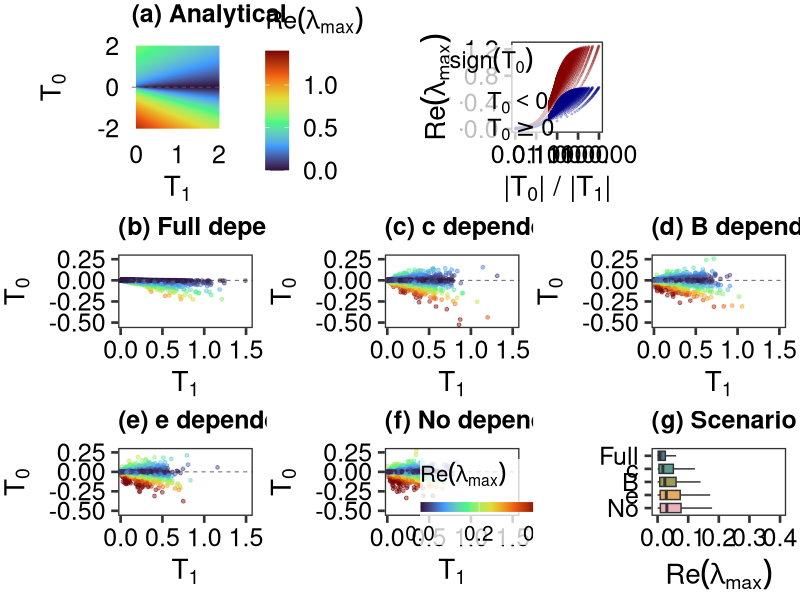
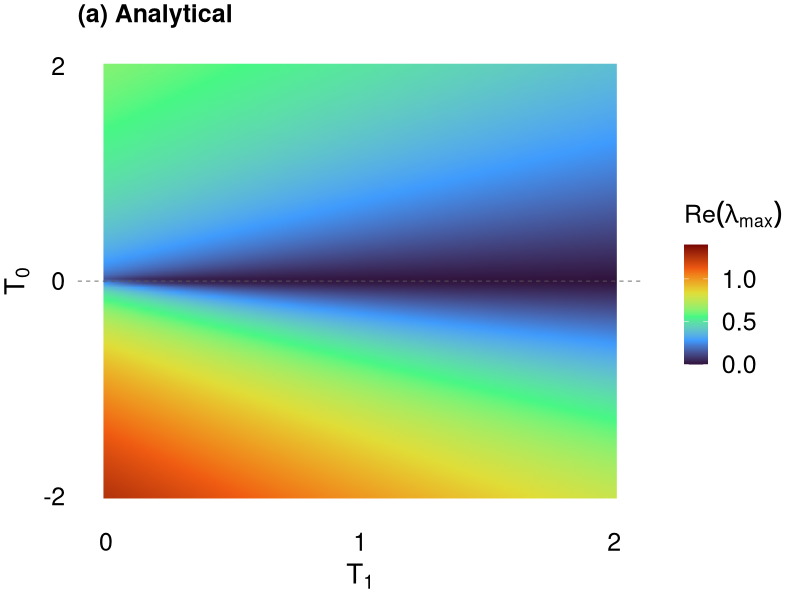
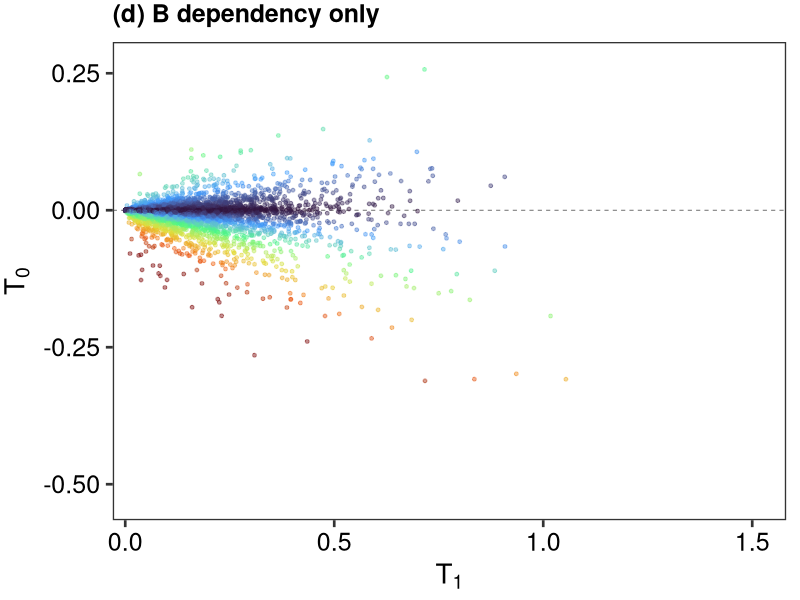
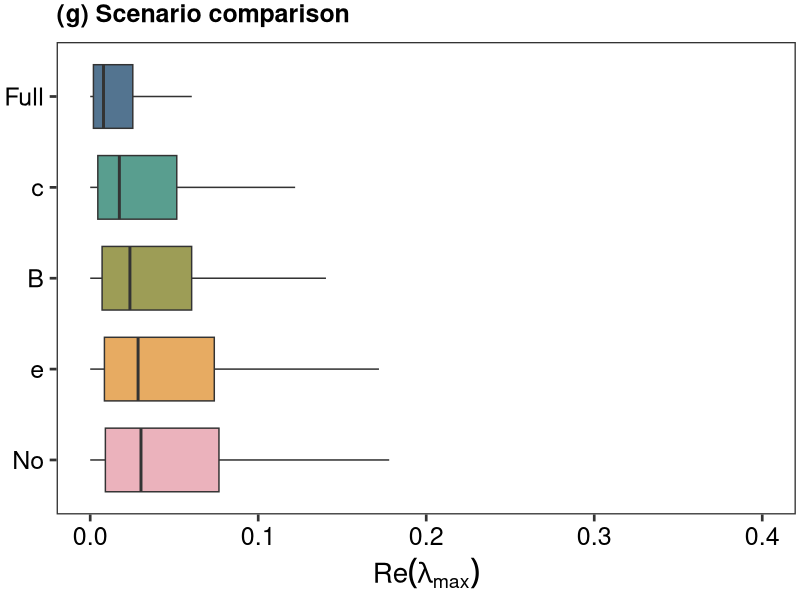
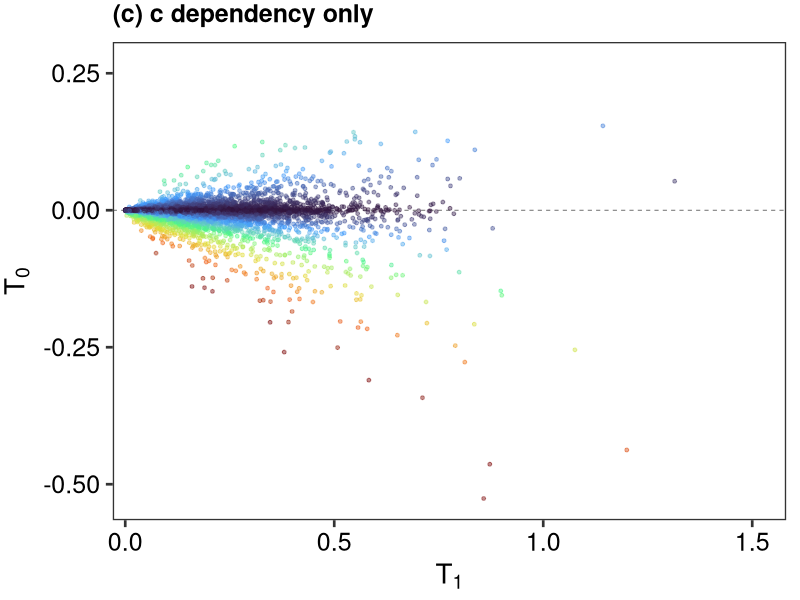
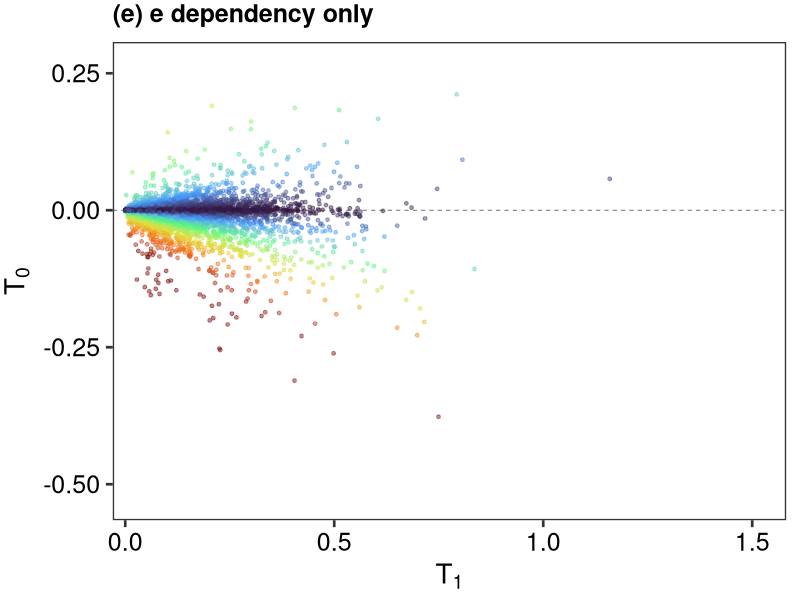
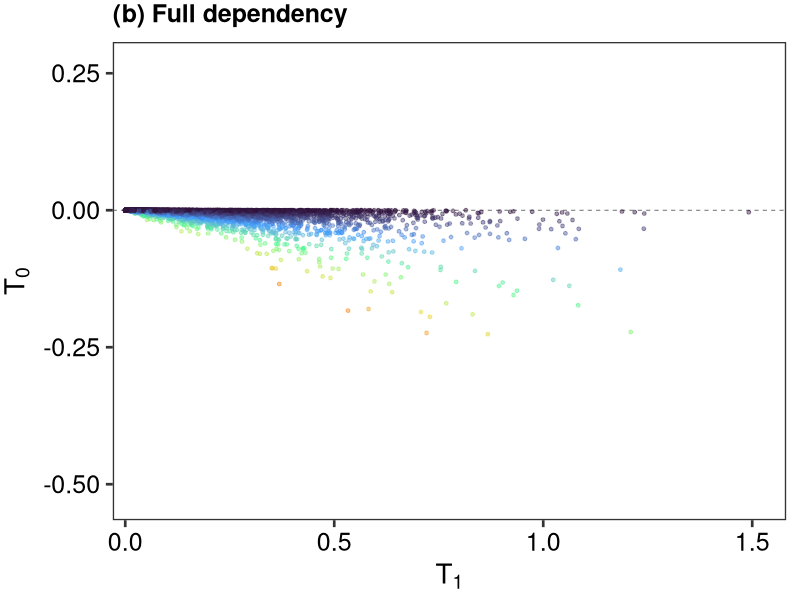

Source code (R) for these figures, in order: (Note: this script raises an error after producing the figures.)
#============================================================
# 1. Three-species module dependency analysis
#============================================================

rm(list = ls())

library(tidyverse)
library(cowplot)
library(viridis)
library(scales)
library(here)

setwd(here())
set.seed(2026)

n_rep <- 10000
fs  <- 20
fss <- 18

case_levels <- c(
  "(b) Full dependency",
  "(c) c dependency only",
  "(d) B dependency only",
  "(e) e dependency only",
  "(f) No dependency"
)

scenario_labs_short <- c(
  "(b) Full dependency"   = "Full",
  "(c) c dependency only" = "c",
  "(d) B dependency only" = "B",
  "(e) e dependency only" = "e",
  "(f) No dependency"     = "No"
)

# ------------------------------------------------------------------
# Function: compute Re(lambda_max)
# Polynomial: lambda^3 + T1 * lambda + T0 = 0
# ------------------------------------------------------------------

get_re_lammax <- function(t1, t0) {
  coefs <- c(t0, t1, 0, 1)
  roots <- polyroot(coefs)
  max(Re(roots))
}

# ------------------------------------------------------------------
# Function: simulate one dependency scenario
# ------------------------------------------------------------------

simulate_scenario <- function(
    case_name,
    c12_1, c12_2, c13_1, c13_2, c23_1, c23_2,
    B1_1, B1_2, B2_1, B2_2, B3_1, B3_2,
    e2_1, e2_2, e3_1, e3_2
) {
  
  T1 <- (c12_1 * B1_1) * (e2_1 * c12_2 * B2_1) +
    (c13_1 * B1_2) * (e3_1 * c13_2 * B3_1) +
    (c23_1 * B2_2) * (e3_2 * c23_2 * B3_2)
  
  T0 <- (e2_1 * c12_1 * B2_1) *
    (e3_1 * c23_1 * B3_1) *
    (c13_1 * B1_1) -
    (c12_2 * B1_2) *
    (c23_2 * B2_2) *
    (e3_2 * c13_2 * B3_2)
  
  ReLambdaMax <- mapply(get_re_lammax, T1, T0)
  
  tibble(
    T1 = T1,
    T0 = T0,
    ReLambdaMax = ReLambdaMax,
    Case = case_name
  )
}

# ------------------------------------------------------------------
# Scenario (a): analytical landscape
# ------------------------------------------------------------------

t1_seq <- seq(0, 2, length.out = 100)
t0_seq <- seq(-2, 2, length.out = 100)

grid <- expand.grid(
  T1 = t1_seq,
  T0 = t0_seq
) %>%
  as_tibble() %>%
  mutate(
    ReLambdaMax = mapply(get_re_lammax, T1, T0),
    Case = "(a) Analytical"
  )

# ------------------------------------------------------------------
# Scenario (b): full dependency
# ------------------------------------------------------------------

c12 <- runif(n_rep)
c13 <- runif(n_rep)
c23 <- runif(n_rep)

B1 <- runif(n_rep)
B2 <- runif(n_rep)
B3 <- runif(n_rep)

e2 <- runif(n_rep)
e3 <- runif(n_rep)

df_full <- simulate_scenario(
  "(b) Full dependency",
  c12, c12,
  c13, c13,
  c23, c23,
  B1, B1,
  B2, B2,
  B3, B3,
  e2, e2,
  e3, e3
)

# ------------------------------------------------------------------
# Scenario (c): c dependency only
# ------------------------------------------------------------------

c12 <- runif(n_rep)
c13 <- runif(n_rep)
c23 <- runif(n_rep)

df_c <- simulate_scenario(
  "(c) c dependency only",
  c12, c12,
  c13, c13,
  c23, c23,
  runif(n_rep), runif(n_rep),
  runif(n_rep), runif(n_rep),
  runif(n_rep), runif(n_rep),
  runif(n_rep), runif(n_rep),
  runif(n_rep), runif(n_rep)
)

# ------------------------------------------------------------------
# Scenario (d): B dependency only
# ------------------------------------------------------------------

B1 <- runif(n_rep)
B2 <- runif(n_rep)
B3 <- runif(n_rep)

df_B <- simulate_scenario(
  "(d) B dependency only",
  runif(n_rep), runif(n_rep),
  runif(n_rep), runif(n_rep),
  runif(n_rep), runif(n_rep),
  B1, B1,
  B2, B2,
  B3, B3,
  runif(n_rep), runif(n_rep),
  runif(n_rep), runif(n_rep)
)

# ------------------------------------------------------------------
# Scenario (e): e dependency only
# ------------------------------------------------------------------

e2 <- runif(n_rep)
e3 <- runif(n_rep)

df_e <- simulate_scenario(
  "(e) e dependency only",
  runif(n_rep), runif(n_rep),
  runif(n_rep), runif(n_rep),
  runif(n_rep), runif(n_rep),
  runif(n_rep), runif(n_rep),
  runif(n_rep), runif(n_rep),
  runif(n_rep), runif(n_rep),
  e2, e2,
  e3, e3
)

# ------------------------------------------------------------------
# Scenario (f): no dependency
# ------------------------------------------------------------------

df_no <- simulate_scenario(
  "(f) No dependency",
  runif(n_rep), runif(n_rep),
  runif(n_rep), runif(n_rep),
  runif(n_rep), runif(n_rep),
  runif(n_rep), runif(n_rep),
  runif(n_rep), runif(n_rep),
  runif(n_rep), runif(n_rep),
  runif(n_rep), runif(n_rep),
  runif(n_rep), runif(n_rep)
)

# ------------------------------------------------------------------
# Combine data
# ------------------------------------------------------------------

df_all <- bind_rows(
  df_full,
  df_c,
  df_B,
  df_e,
  df_no
) %>%
  mutate(
    Case = factor(Case, levels = case_levels)
  )

grid <- grid %>%
  mutate(
    Case = factor(Case, levels = case_levels)
  )

# ------------------------------------------------------------------
# Plot settings
# - analytical panel uses its own wide scale
# - simulated panels use their own range for better contrast
# ------------------------------------------------------------------

fill_limits_analytical <- c(0, 1.4)
fill_limits_sim <- c(0, 0.4)

x_limits_sim <- range(df_all$T1, na.rm = TRUE)
y_limits_sim <- range(df_all$T0, na.rm = TRUE)

base_panel_theme <- theme(
  axis.title = element_text(size = fs),
  axis.text = element_text(size = fss),
  plot.title = element_text(size = fss, face = "bold"),
  plot.margin = margin(3, 3, 3, 3, "pt")
)

# ------------------------------------------------------------------
# Panel (a): analytical landscape
# ------------------------------------------------------------------

p_analytical <- ggplot(grid, aes(x = T1, y = T0, fill = ReLambdaMax)) +
  geom_raster(interpolate = TRUE) +
  geom_hline(
    yintercept = 0,
    linetype = "dashed",
    linewidth = 0.3,
    colour = "grey35"
  ) +
  scale_fill_viridis_c(
    option = "H",
    limits = fill_limits_analytical,
    name = expression(Re(lambda[max]))
  ) +
  scale_x_continuous(breaks = c(0, 1, 2)) +
  scale_y_continuous(breaks = c(-2, 0, 2)) +
  labs(
    x = expression(T[1]),
    y = expression(T[0]),
    title = "(a) Analytical"
  ) +
  theme_minimal(base_size = fs) +
  base_panel_theme +
  theme(
    legend.position = "right",
    legend.title = element_text(size = fss, color = "black"),
    legend.text = element_text(size = fss, color = "black"),
    axis.title = element_text(size = fs, color = "black"),
    axis.text = element_text(size = fss, color = "black"),
    panel.grid = element_blank()
  )

# ------------------------------------------------------------------
# Ratio plot: |T0| / |T1| against Re(lambda_max)
# ------------------------------------------------------------------

grid_plot <- grid %>%
  mutate(
    T0_T1_ratio = ifelse(T1 != 0, abs(T0) / abs(T1), NA_real_),
    T0_sign = ifelse(T0 >= 0, "T0 >= 0", "T0 < 0")
  ) %>%
  filter(is.finite(T0_T1_ratio))

p_ratio <- ggplot(
  grid_plot,
  aes(x = T0_T1_ratio, y = ReLambdaMax, color = T0_sign)
) +
  geom_point(alpha = 0.20, size = 0.4) +
  scale_color_manual(
    values = c("T0 >= 0" = "darkblue", "T0 < 0" = "darkred"),
    labels = c(
      "T0 >= 0" = expression(T[0] >= 0),
      "T0 < 0"  = expression(T[0] < 0)
    ),
    name = expression(sign(T[0]))
  ) +
  scale_x_log10(labels = scales::label_number()) +
  labs(
    x = expression("|" * T[0] * "| / |" * T[1] * "|"),
    y = expression(Re(lambda[max]))
  ) +
  theme_test(base_size = fs) +
  base_panel_theme +
  theme(
    legend.position = c(0.4, 0.96),
    legend.justification = c(1, 1),
    legend.title = element_text(size = fss - 1),
    legend.text = element_text(size = fss - 1),
    axis.title = element_text(size = fs, color = "black"),
    axis.text = element_text(size = fss, color = "black"),
    legend.background = element_rect(
      fill = scales::alpha("white", 0.75),
      colour = NA
    ),
    legend.key = element_rect(fill = NA, colour = NA),
    panel.grid = element_blank()
  )

# ------------------------------------------------------------------
# Function for simulated scenario panels
# ------------------------------------------------------------------

plot_scenario <- function(df, show_legend = FALSE) {
  ggplot(df, aes(x = T1, y = T0, color = ReLambdaMax)) +
    geom_hline(
      yintercept = 0,
      linetype = "dashed",
      linewidth = 0.3,
      colour = "grey35"
    ) +
    geom_point(alpha = 0.45, size = 1) +
    scale_color_viridis_c(
      option = "H",
      limits = fill_limits_sim,
      breaks = c(0, 0.2, 0.4),
      oob = scales::squish,
      name = expression(Re(lambda[max])),
      guide = if (show_legend) {
        guide_colorbar(
          direction = "horizontal",
          barwidth = grid::unit(3.0, "cm"),
          barheight = grid::unit(0.25, "cm"),
          title.position = "top",
          label.position = "bottom"
        )
      } else {
        "none"
      }
    ) +
    scale_x_continuous(
      expand = expansion(mult = c(0.02, 0.06))
    ) +
    coord_cartesian(
      xlim = x_limits_sim,
      ylim = y_limits_sim
    ) +
    labs(
      x = expression(T[1]),
      y = expression(T[0]),
      title = unique(as.character(df$Case))
    ) +
    theme_test(base_size = fs) +
    base_panel_theme +
    theme(
      plot.margin = margin(3, 10, 3, 3, "pt"),
      legend.position = if (show_legend) c(0.70, 0.2) else "none",
      legend.justification = c(0.5, 0.5),
      legend.title = element_text(size = fss - 2),
      legend.text = element_text(size = fss - 3),
      axis.title = element_text(size = fs, color = "black"),
      axis.text = element_text(size = fss, color = "black"),
      legend.background = element_rect(
        fill = scales::alpha("white", 0.78),
        colour = NA
      ),
      legend.key = element_rect(fill = NA, colour = NA)
    )
}

# ------------------------------------------------------------------
# Create simulated panels
# ------------------------------------------------------------------

p_full <- plot_scenario(
  df_all %>% filter(Case == "(b) Full dependency"),
  show_legend = FALSE
)

p_c <- plot_scenario(
  df_all %>% filter(Case == "(c) c dependency only"),
  show_legend = FALSE
)

p_B <- plot_scenario(
  df_all %>% filter(Case == "(d) B dependency only"),
  show_legend = FALSE
)

p_e <- plot_scenario(
  df_all %>% filter(Case == "(e) e dependency only"),
  show_legend = FALSE
)

p_no <- plot_scenario(
  df_all %>% filter(Case == "(f) No dependency"),
  show_legend = TRUE
)

# ------------------------------------------------------------------
# Panel (g): scenario comparison
# ------------------------------------------------------------------

scenario_cols <- c(
  "(b) Full dependency"   = "#355C7D",
  "(c) c dependency only" = "#3C8D7B",
  "(d) B dependency only" = "#8C8C39",
  "(e) e dependency only" = "#E39C47",
  "(f) No dependency"     = "#E7A4B0"
)

df_box <- df_all %>%
  mutate(
    Case = factor(Case, levels = rev(case_levels))
  )

p_box <- ggplot(df_box, aes(x = ReLambdaMax, y = Case, fill = Case)) +
  geom_boxplot(outlier.shape = NA, alpha = 0.85, width = 0.7) +
  scale_fill_manual(values = scenario_cols, guide = "none") +
  scale_y_discrete(labels = rev(scenario_labs_short)) +
  coord_cartesian(xlim = c(0, 0.4)) +
  scale_x_continuous(breaks = seq(0, 0.4, by = 0.1)) +
  labs(
    x = expression(Re(lambda[max])),
    y = NULL,
    title = "(g) Scenario comparison"
  ) +
  theme_test(base_size = fs) +
  base_panel_theme +
  theme(
    axis.text.y = element_text(size = fss, color = "black"),
    axis.text.x = element_text(size = fss, color = "black")
  )


p_blank <- ggplot() + theme_void()

row1_inner <- plot_grid(
  p_analytical,
  p_blank,
  p_ratio,
  ncol = 3,
  rel_widths = c(1.1, 0.10, 1.1),
  align = "hv"
)

row1 <- plot_grid(
  p_blank,
  row1_inner,
  p_blank,
  ncol = 3,
  rel_widths = c(0.05, 1, 0.05)
)

row2 <- plot_grid(
  p_full,
  p_c,
  p_B,
  ncol = 3,
  align = "hv"
)

row3 <- plot_grid(
  p_e,
  p_no,
  p_box,
  ncol = 3,
  align = "hv"
)

p_all <- plot_grid(
  row1,
  row2,
  row3,
  ncol = 1,
  rel_heights = c(1.1, 1, 1),
  align = "v"
)

#p_all

ggsave(filename = "figures/3_species_module_dependency.jpeg",
  plot = p_all, width = 14, height = 13, dpi = 600)

ggsave(filename = "figures/3_species_module_dependency.pdf",
  plot = p_all, width = 14, height = 13)
